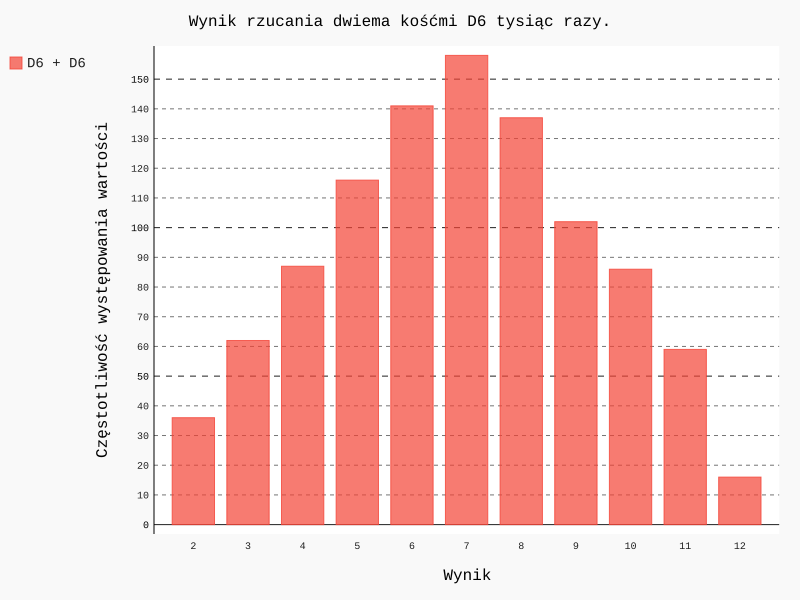

This chart was generated by the following Python code:
from die import Die
import pygal

# Utworzenie dwóch kości do gry typu D6.
die_1 = Die()
die_2 = Die()

# Wykonanie pewnej liczby rzutów i umieszczenie wyników na liście.
results = [die_1.roll() + die_2.roll() for roll_num in range(1000)]

# Analiza wyników.
max_result = die_1.num_sides + die_2.num_sides
frequencies = [results.count(value) for value in range(2, max_result+1)]

# Wizualizacja wyników.
hist = pygal.Bar()
hist.force_uri_protocol = 'http'

hist.title = "Wynik rzucania dwiema kośćmi D6 tysiąc razy."
hist.x_labels = list(range(2, max_result+1))
hist.x_title = "Wynik"
hist.y_title = "Częstotliwość występowania wartości"
hist.add('D6 + D6', frequencies)
hist.render_to_file('dice_visual.svg')
